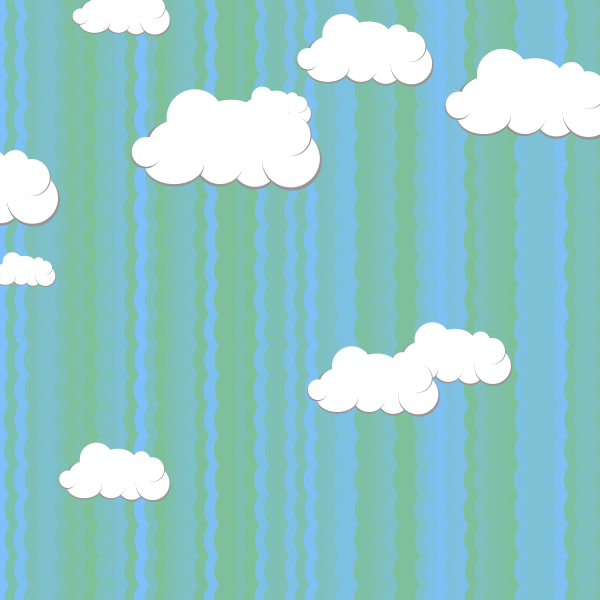
Frame 1 (no input)
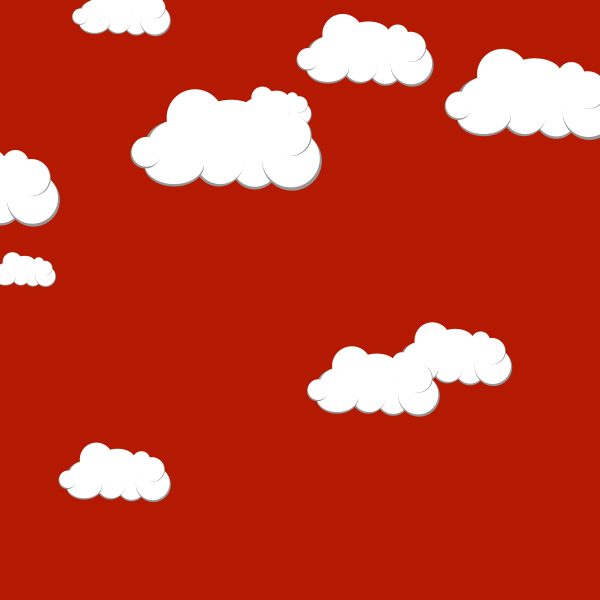
Frame 60 (the mouse pressed at the canvas centre just before this capture)
Frame 120 (the mouse held since frame 60 and released just before this capture): identical to frame 60, image omitted

The Processing sketch that drew these frames (run headless with seeded random() and noise(); from frame 60 on, the mouse is pressed at the canvas centre):

// Processing sketch: Sky_2
// ── Sky_2.pde
int[] skyArrayBlue = new int[600*600];
int[] skyArrayRed = new int[600*600];
int[] skyArrayGreen = new int[600*600];
int clouds = 10;
float cloudx[] = new float[clouds];
float cloudy[] = new float[clouds];
float cloudSize[] = new float[clouds];


void setup()
{
  size(600, 600);
  prepArray();
  for (int i=0; i<clouds; i++) {
    cloudx[i]= random(0, width);
    cloudy[i]= random(0, height);
    cloudSize[i]= random(.2, .6 );
  }
  frameRate(60);
}

void prepArray()
{
  if (skyArrayBlue[0] == 0)
  {
    for (int i = 0; i < width*height; i++)
    {
      skyArrayBlue[i] = 150 + (int)(random(0, 255-150));
    }
  }
  for (int i =0; i < width*height; i++)
  {
    skyArrayRed[i]=126;
    skyArrayGreen[i]=192;
  }
}

void drawSky()
{
  for (int i = 0; i < width; i++)
  {
    for (int y=0; y<height; y++) {
      pushMatrix();
      noStroke();
      // translate(i % width, i / height); 
      translate(i*10, y*30);
      fill(skyArrayRed[i], skyArrayGreen[i], skyArrayBlue[i]); 
      ellipse(0, 0, random(50, 53), random(50, 53));
      popMatrix();
    }
  }
}

void turnToNight()
{
  if (skyArrayRed[0] == 43 && skyArrayGreen[0] == 27 && skyArrayBlue[0] == 23)
  {
  } else if ( skyArrayBlue[0] == 1 && skyArrayRed[0] == 180 && skyArrayGreen[0] == 102)
  {
    for (int i = 0; i < width*height; i++)
    {
      skyArrayRed[i] = 43;
      skyArrayGreen[i] = 27;
      skyArrayBlue[i] = 23;
    }
  } else
  {
    for (int i = 0; i < width*height; i++)
    {
      skyArrayRed[i] += 23;
      skyArrayGreen[i] = 25;
      skyArrayBlue[i] -= 23;
      if (skyArrayBlue[i] <= 0)
      {
        skyArrayBlue[i] = 1;
      }
      if (skyArrayRed[i] >= 180)
      {
        skyArrayRed[i] = 180;
      }
    }
  }
}

void drawCloud(float x, float y, float size) {
  pushMatrix();
  translate (x, y);
  scale(size);
  translate(-200, -250);
  noStroke();
  fill(255);
  ellipse(200, 180, 200, 100);
  fill(150);
  ellipse(200, 210, 80, 80);
  fill(255);
  ellipse(200, 207, 77, 77);
  fill(150);
  ellipse(262, 202, 100, 100);
  fill(255);
  ellipse(260, 198, 97, 97);
  fill(150);
  ellipse(261, 160, 68, 68);
  ellipse(77, 173, 120, 80);
  ellipse(140, 200, 85, 90);
  fill(255);
  ellipse(258, 159, 70, 70);
  ellipse(228, 132, 50, 50);
  ellipse(100, 130, 95, 95);
  ellipse(160, 130, 100, 60);
  ellipse(82, 171, 118, 79);
  ellipse(142, 196, 85, 90);
  fill(150);
  ellipse(65, 210, 100, 70);
  fill(255);
  ellipse(65, 206, 100, 70);
  fill(150);
  ellipse(17, 190, 50, 50);
  fill(255);
  ellipse(19, 187, 50, 50);
  popMatrix();
}

void draw() {

  drawSky();
  turnToNight();

  for (int i=0; i<clouds; i++) {
    drawCloud(cloudx[i], cloudy[i], cloudSize[i]);
  }
}
